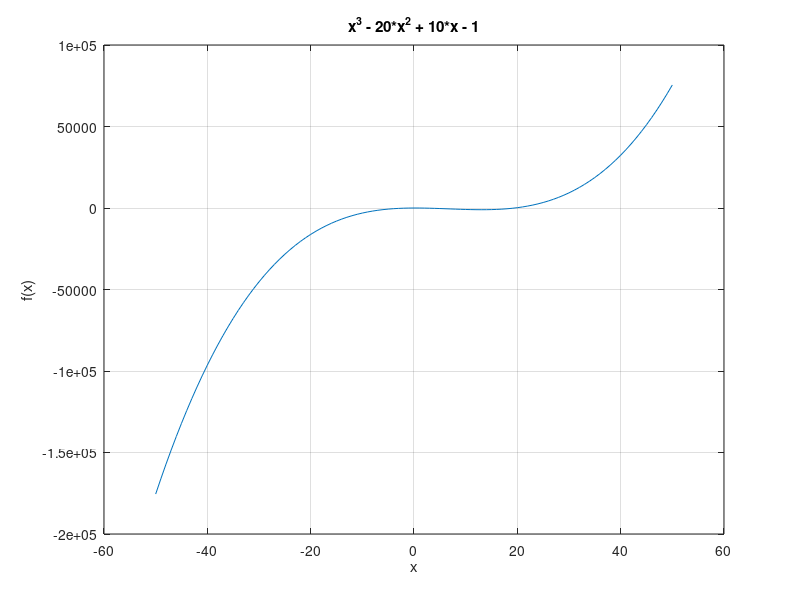

Here is the MATLAB script that generated this plot:
clc
clear all
close all
x = -50:50;
f = x.^3 - 20*x.^2 + 10*x -1;
plot(x,f)
grid on
title('x^3 - 20*x^2 + 10*x - 1')
xlabel('x')
ylabel('f(x)')
